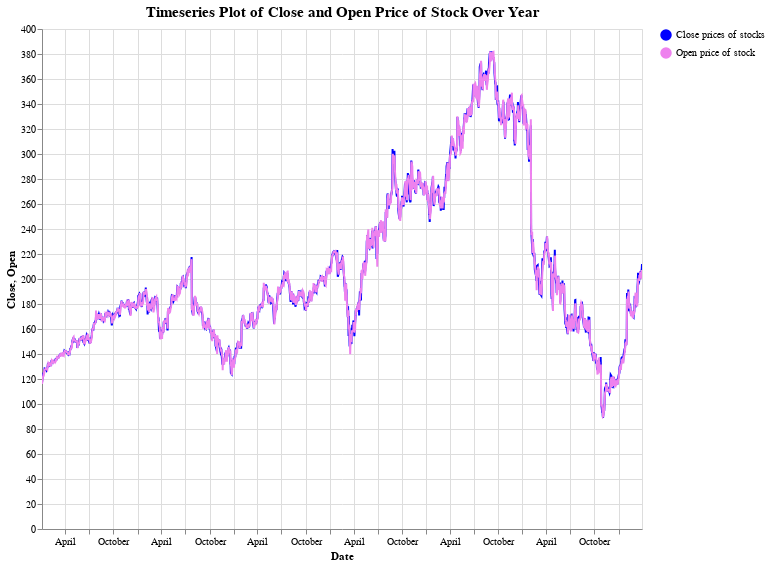

Notebook code cell kept with this figure:
### Code cell
# set base for creat custom legend and plots
base = alt.Chart(df2).transform_calculate(
legend1="'Close prices of stocks'",
legend2="'Open price of stock'",

)
scale = alt.Scale(domain=["Close prices of stocks", "Open price of stock"], range=['blue', 'violet', ])

# timeseries plot of close prices of stocks in blue colour
line1 = base.mark_line(color='blue').encode(
x = 'Date:T',
y = 'Close:Q',
color=alt.Color('legend1:N', scale=scale, title=''),
)

# timeseries plot of open prices of stocks in blue colour
line2 = base.mark_line(color='violet').encode(
x = 'Date:T',
y = 'Open:Q',
color=alt.Color('legend2:N', scale=scale, title='')
)

text = line1.mark_text(
    align='left',
    baseline='middle',
    dx=3  # Nudges text to right so it doesn't appear on top of the bar
)   


(line1 + line2 + text).properties(
    title={"text":['Timeseries Plot of Close and Open Price of Stock Over Year'],
           "fontSize":15,
           "fontWeight": 'bold',
           "font":'Courier New',},
    height=500, width=600
).interactive()

### Figure 1 — Vega-Lite specification as saved in the notebook (floating-point values rounded to 4 significant figures; data arrays with more than 128 entries replaced by an {"elided": "..."} marker saying what was removed)
{"config": {"view": {"continuousWidth": 400, "continuousHeight": 300}}, "layer": [{"mark": {"type": "line", "color": "blue"}, "encoding": {"color": {"field": "legend1", "scale": {"domain": ["Close prices of stocks", "Open price of stock"], "range": ["blue", "violet"]}, "title": "", "type": "nominal"}, "x": {"field": "Date", "type": "temporal"}, "y": {"field": "Close", "type": "quantitative"}}, "selection": {"selector014": {"type": "interval", "bind": "scales", "encodings": ["x", "y"]}}, "transform": [{"calculate": "'Close prices of stocks'", "as": "legend1"}, {"calculate": "'Open price of stock'", "as": "legend2"}]}, {"mark": {"type": "line", "color": "violet"}, "encoding": {"color": {"field": "legend2", "scale": {"domain": ["Close prices of stocks", "Open price of stock"], "range": ["blue", "violet"]}, "title": "", "type": "nominal"}, "x": {"field": "Date", "type": "temporal"}, "y": {"field": "Open", "type": "quantitative"}}, "transform": [{"calculate": "'Close prices of stocks'", "as": "legend1"}, {"calculate": "'Open price of stock'", "as": "legend2"}]}, {"mark": {"type": "text", "align": "left", "baseline": "middle", "dx": 3}, "encoding": {"color": {"field": "legend1", "scale": {"domain": ["Close prices of stocks", "Open price of stock"], "range": ["blue", "violet"]}, "title": "", "type": "nominal"}, "x": {"field": "Date", "type": "temporal"}, "y": {"field": "Close", "type": "quantitative"}}, "transform": [{"calculate": "'Close prices of stocks'", "as": "legend1"}, {"calculate": "'Open price of stock'", "as": "legend2"}]}], "data": {"name": "data-6609728aedd0ad656e305e37e02c9b77"}, "height": 500, "title": {"text": ["Timeseries Plot of Close and Open Price of Stock Over Year"], "fontSize": 15, "fontWeight": "bold", "font": "Courier New"}, "width": 600, "$schema": "https://vega.github.io/schema/vega-lite/v4.17.0.json", "datasets": {"data-6609728aedd0ad656e305e37e02c9b77": {"elided": "1572 records"}}}
